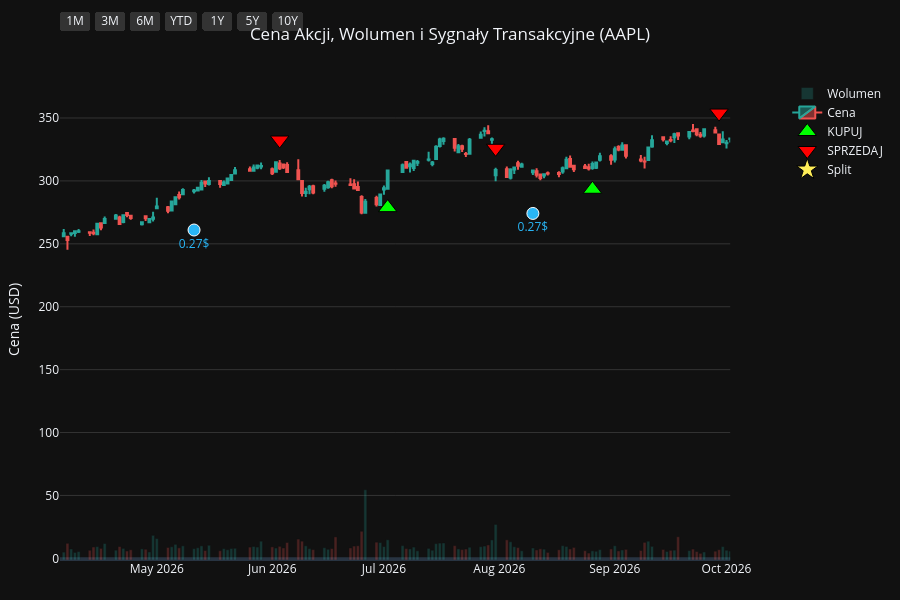
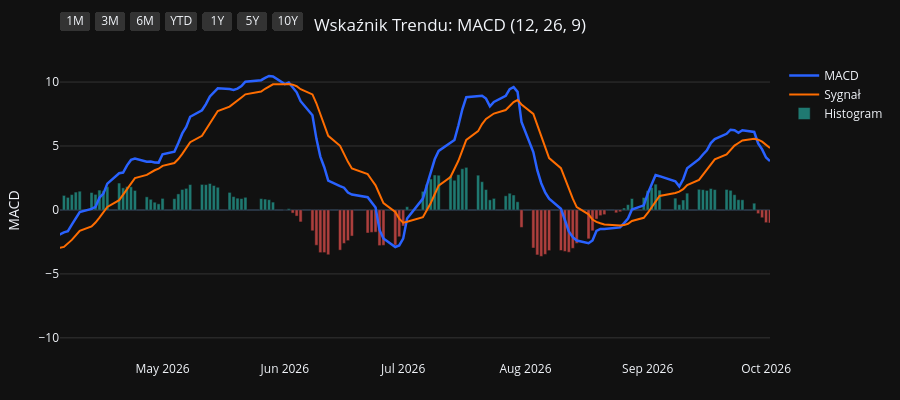
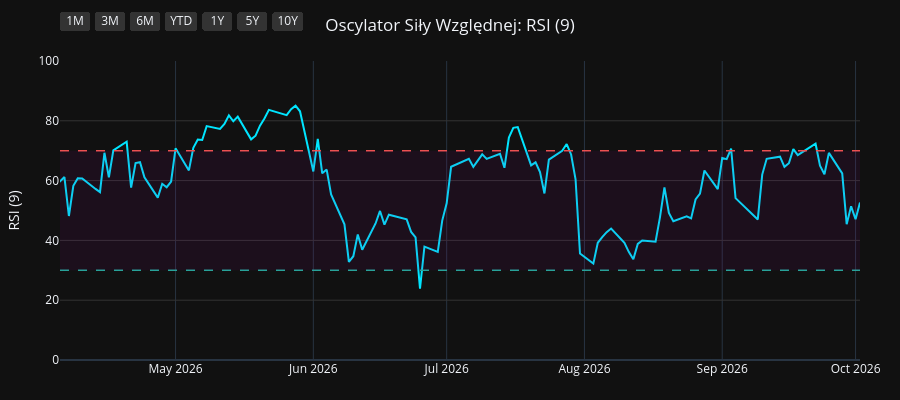
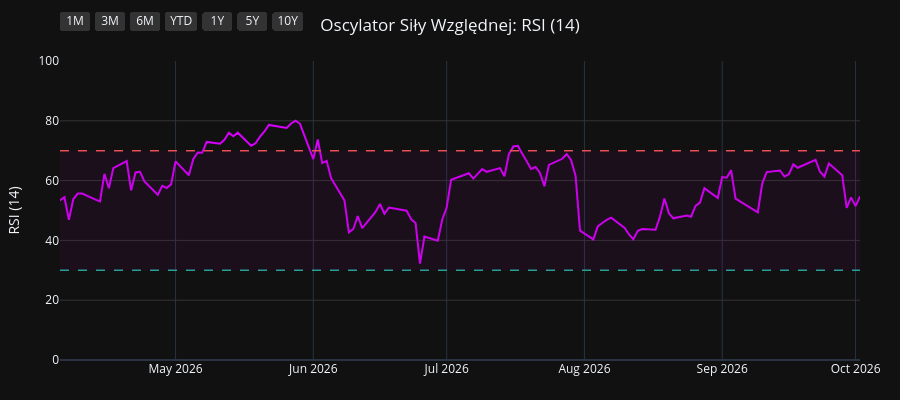

Write notebook code for charts like these, in order.
### Code cell
import os
import yfinance as yf
import pandas as pd
import pandas_ta as ta
import plotly.graph_objects as go
from plotly.subplots import make_subplots

# 1. Pobranie i przygotowanie danych
symbol = os.environ.get("STOCK_TICKER", "").strip().upper()
if not symbol:
    raise RuntimeError("Set STOCK_TICKER before running price_extractor.ipynb")
df = yf.Ticker(symbol).history(period="10y")
df.index = df.index.tz_localize(None)

# Wskaźniki i sygnały
df.ta.macd(fast=12, slow=26, signal=9, append=True)
df.ta.rsi(length=9, append=True)
df.ta.rsi(length=14, append=True)
df.ta.rsi(length=21, append=True)
df.dropna(inplace=True)

macd = df['MACD_12_26_9']
signal = df['MACDs_12_26_9']
wczorajszy_macd = macd.shift(1)
wczorajszy_signal = signal.shift(1)

df['Decyzja'] = 'BRAK'
df.loc[(macd > signal) & (wczorajszy_macd <= wczorajszy_signal), 'Decyzja'] = 'KUPUJ'
df.loc[(macd < signal) & (wczorajszy_macd >= wczorajszy_signal), 'Decyzja'] = 'SPRZEDAJ'

df_kupuj = df[df['Decyzja'] == 'KUPUJ']
df_sprzedaj = df[df['Decyzja'] == 'SPRZEDAJ']
df_dywidendy = df[df['Dividends'] > 0]
df_splity = df[df['Stock Splits'] > 0]

# Wspólna konfiguracja osi X
konfiguracja_osi_x = dict(
    type="date",
    showspikes=True, spikemode="across", spikesnap="cursor", spikedash="dot", spikecolor="#ffffff", spikethickness=1, hoverformat="%Y-%m-%d",
    rangeselector=dict(
        buttons=list([
            dict(count=1, label="1M", step="month", stepmode="backward"),
            dict(count=3, label="3M", step="month", stepmode="backward"),
            dict(count=6, label="6M", step="month", stepmode="backward"),
            dict(count=1, label="YTD", step="year", stepmode="todate"),
            dict(count=1, label="1Y", step="year", stepmode="backward"),
            dict(count=5, label="5Y", step="year", stepmode="backward"),
            dict(step="all", label="10Y")
        ]),
        bgcolor="#333333", activecolor="#2962ff", x=0, y=1.1
    )
)

# ==========================================
# WYKRES 1: CENA + WOLUMEN + SYGNAŁY
# ==========================================
fig1 = make_subplots(specs=[[{"secondary_y": True}]])

kolory_wolumenu = ['#26a69a' if row['Close'] >= row['Open'] else '#ef5350' for index, row in df.iterrows()]
fig1.add_trace(go.Bar(x=df.index, y=df['Volume'], marker_color=kolory_wolumenu, opacity=0.25, name='Wolumen'), secondary_y=True)
fig1.add_trace(go.Candlestick(x=df.index, open=df['Open'], high=df['High'], low=df['Low'], close=df['Close'], name='Cena', increasing_line_color='#26a69a', decreasing_line_color='#ef5350'), secondary_y=False)
fig1.add_trace(go.Scatter(x=df_kupuj.index, y=df_kupuj['Low'] * 0.95, customdata=df_kupuj[['Low', 'High']], mode='markers', marker=dict(symbol='triangle-up', size=16, color='#00ff00', line=dict(width=1, color='black')), name='KUPUJ', hovertemplate='KUPUJ<br>Najniższa: %{customdata[0]:.2f}<br>Najwyższa: %{customdata[1]:.2f}<extra></extra>'), secondary_y=False)
fig1.add_trace(go.Scatter(x=df_sprzedaj.index, y=df_sprzedaj['High'] * 1.05, customdata=df_sprzedaj[['Low', 'High']], mode='markers', marker=dict(symbol='triangle-down', size=16, color='#ff0000', line=dict(width=1, color='black')), name='SPRZEDAJ', hovertemplate='SPRZEDAJ<br>Najniższa: %{customdata[0]:.2f}<br>Najwyższa: %{customdata[1]:.2f}<extra></extra>'), secondary_y=False)

if not df_dywidendy.empty:
    fig1.add_trace(go.Scatter(x=df_dywidendy.index, y=df_dywidendy['Low'] * 0.90, mode='markers+text', marker=dict(symbol='circle', size=12, color='#29b6f6', line=dict(width=1, color='white')), text=df_dywidendy['Dividends'].apply(lambda x: f"{x}$"), textposition="bottom center", name='Dywidenda', showlegend=False, hovertemplate='Dywidenda: %{text}<extra></extra>', textfont=dict(color="#29b6f6")), secondary_y=False)
if not df_splity.empty:
                    fig1.add_trace(go.Scatter(x=df_splity.index, y=df_splity['High'], mode='markers+text', marker=dict(symbol='star', size=16, color='#ffee58', line=dict(width=1, color='black')), text=df_splity['Stock Splits'].apply(lambda x: f"{x:g}:1" if x >= 1 else f"1:{1 / x:g}"), textposition="top center", name='Split', hovertemplate='%{text}<extra></extra>', textfont=dict(color="#ffee58")), secondary_y=False)

fig1.update_layout(title=dict(text=f"Cena Akcji, Wolumen i Sygnały Transakcyjne ({symbol})", x=0.5, xanchor='center'), dragmode='pan', xaxis_rangeslider_visible=False, template='plotly_dark', height=600, hovermode='x unified', margin=dict(l=60, r=40, t=60, b=40))
fig1.update_xaxes(**konfiguracja_osi_x)
fig1.update_xaxes(range=[df.index.max() - pd.Timedelta(days=180), df.index.max()])
fig1.update_yaxes(title_text="Cena (USD)", secondary_y=False, gridcolor='#333333')
fig1.update_yaxes(range=[0, df['Volume'].max() * 4], showgrid=False, showticklabels=False, secondary_y=True)
fig1.show(config={'scrollZoom': True})

# ==========================================
# WYKRES 2: WSKAŹNIK MACD
# ==========================================
fig2 = go.Figure()
fig2.add_trace(go.Scatter(x=df.index, y=df['MACD_12_26_9'], line=dict(color='#2962ff', width=2.5), name='MACD'))
fig2.add_trace(go.Scatter(x=df.index, y=df['MACDs_12_26_9'], line=dict(color='#ff6d00', width=2), name='Sygnał'))
kolory_macd = ['#26a69a' if val >= 0 else '#ef5350' for val in df['MACDh_12_26_9']]
fig2.add_trace(go.Bar(x=df.index, y=df['MACDh_12_26_9'], marker_color=kolory_macd, name='Histogram', opacity=0.7))
fig2.update_layout(title=dict(text="Wskaźnik Trendu: MACD (12, 26, 9)", x=0.5, xanchor='center'), dragmode='pan', xaxis_rangeslider_visible=False, template='plotly_dark', height=400, hovermode='x unified', margin=dict(l=60, r=40, t=60, b=40))
fig2.update_xaxes(**konfiguracja_osi_x)
fig2.update_xaxes(range=[df.index.max() - pd.Timedelta(days=180), df.index.max()])
fig2.update_yaxes(title_text="MACD", gridcolor='#333333')
fig2.show(config={'scrollZoom': True})

# ==========================================
# WYKRES 3: OSCYLATOR RSI (9)
# ==========================================
fig3 = go.Figure()
fig3.add_trace(go.Scatter(x=df.index, y=df['RSI_9'], line=dict(color='#00e5ff', width=2), name='RSI (9)'))
fig3.add_hline(y=70, line_dash="dash", line_color="#ef5350", line_width=1.5)
fig3.add_hline(y=30, line_dash="dash", line_color="#26a69a", line_width=1.5)
fig3.add_hrect(y0=30, y1=70, line_width=0, fillcolor="purple", opacity=0.1)
fig3.update_layout(title=dict(text="Oscylator Siły Względnej: RSI (9)", x=0.5, xanchor='center'), dragmode='pan', xaxis_rangeslider_visible=False, template='plotly_dark', height=400, hovermode='x unified', margin=dict(l=60, r=40, t=60, b=40))
fig3.update_xaxes(**konfiguracja_osi_x)
fig3.update_xaxes(range=[df.index.max() - pd.Timedelta(days=180), df.index.max()])
fig3.update_yaxes(title_text="RSI (9)", range=[0, 100], gridcolor='#333333')
fig3.show(config={'scrollZoom': True})

# ==========================================
# WYKRES 4: OSCYLATOR RSI (14)
# ==========================================
fig4 = go.Figure()
fig4.add_trace(go.Scatter(x=df.index, y=df['RSI_14'], line=dict(color='#d500f9', width=2), name='RSI (14)'))
fig4.add_hline(y=70, line_dash="dash", line_color="#ef5350", line_width=1.5)
fig4.add_hline(y=30, line_dash="dash", line_color="#26a69a", line_width=1.5)
fig4.add_hrect(y0=30, y1=70, line_width=0, fillcolor="purple", opacity=0.1)
fig4.update_layout(title=dict(text="Oscylator Siły Względnej: RSI (14)", x=0.5, xanchor='center'), dragmode='pan', xaxis_rangeslider_visible=False, template='plotly_dark', height=400, hovermode='x unified', margin=dict(l=60, r=40, t=60, b=40))
fig4.update_xaxes(**konfiguracja_osi_x)
fig4.update_xaxes(range=[df.index.max() - pd.Timedelta(days=180), df.index.max()])
fig4.update_yaxes(title_text="RSI (14)", range=[0, 100], gridcolor='#333333')
fig4.show(config={'scrollZoom': True})

# ==========================================
# WYKRES 5: OSCYLATOR RSI (21)
# ==========================================
fig5 = go.Figure()
fig5.add_trace(go.Scatter(x=df.index, y=df['RSI_21'], line=dict(color='#64dd17', width=2), name='RSI (21)'))
fig5.add_hline(y=70, line_dash="dash", line_color="#ef5350", line_width=1.5)
fig5.add_hline(y=30, line_dash="dash", line_color="#26a69a", line_width=1.5)
fig5.add_hrect(y0=30, y1=70, line_width=0, fillcolor="purple", opacity=0.1)
fig5.update_layout(title=dict(text="Oscylator Siły Względnej: RSI (21)", x=0.5, xanchor='center'), dragmode='pan', xaxis_rangeslider_visible=False, template='plotly_dark', height=400, hovermode='x unified', margin=dict(l=60, r=40, t=60, b=40))
fig5.update_xaxes(**konfiguracja_osi_x)
fig5.update_xaxes(range=[df.index.max() - pd.Timedelta(days=180), df.index.max()])
fig5.update_yaxes(title_text="RSI (21)", range=[0, 100], gridcolor='#333333')
fig5.show(config={'scrollZoom': True})

### Figure 1 — Plotly figure (JSON) as saved in the notebook; plotly's stock layout.template omitted (floating-point values rounded to 4 significant figures; data arrays with more than 128 entries replaced by an {"elided": "..."} marker saying what was removed)
{"data": [{"marker": {"color": {"elided": "2481 str values"}}, "name": "Wolumen", "opacity": 0.25, "type": "bar", "x": {"elided": "2481 str values"}, "xaxis": "x", "y": {"elided": "2481 int values"}, "yaxis": "y2"}, {"close": {"elided": "2481 float values"}, "decreasing": {"line": {"color": "#ef5350"}}, "high": {"elided": "2481 float values"}, "increasing": {"line": {"color": "#26a69a"}}, "low": {"elided": "2481 float values"}, "name": "Cena", "open": {"elided": "2481 float values"}, "type": "candlestick", "x": {"elided": "2481 str values"}, "xaxis": "x", "yaxis": "y"}, {"customdata": {"elided": "88x2 float values"}, "hovertemplate": "KUPUJ<br>Najniższa: %{customdata[0]:.2f}<br>Najwyższa: %{customdata[1]:.2f}<extra></extra>", "marker": {"color": "#00ff00", "line": {"color": "black", "width": 1}, "size": 16, "symbol": "triangle-up"}, "mode": "markers", "name": "KUPUJ", "type": "scatter", "x": ["2017-01-09T00:00:00", "2017-01-25T00:00:00", "2017-05-01T00:00:00", "2017-07-10T00:00:00", "2017-08-29T00:00:00", "2017-10-06T00:00:00", "2017-12-18T00:00:00", "2018-01-08T00:00:00", "2018-02-14T00:00:00", "2018-04-10T00:00:00", "2018-05-02T00:00:00", "2018-06-06T00:00:00", "2018-07-09T00:00:00", "2018-08-01T00:00:00", "2018-10-02T00:00:00", "2018-12-03T00:00:00", "2018-12-12T00:00:00", "2018-12-28T00:00:00", "2019-03-12T00:00:00", "2019-04-02T00:00:00", "2019-04-18T00:00:00", "2019-06-06T00:00:00", "2019-07-23T00:00:00", "2019-08-19T00:00:00", "2019-09-05T00:00:00", "2019-10-07T00:00:00", "2019-12-16T00:00:00", "2020-03-27T00:00:00", "2020-06-08T00:00:00", "2020-07-08T00:00:00", "2020-07-20T00:00:00", "2020-07-31T00:00:00", "2020-10-01T00:00:00", "2020-11-06T00:00:00", "2020-12-01T00:00:00", "2021-01-22T00:00:00", "2021-03-15T00:00:00", "2021-06-07T00:00:00", "2021-08-17T00:00:00", "2021-08-31T00:00:00", "2021-10-14T00:00:00", "2021-11-17T00:00:00", "2022-02-01T00:00:00", "2022-03-18T00:00:00", "2022-05-27T00:00:00", "2022-06-23T00:00:00", "2022-10-17T00:00:00", "2022-11-11T00:00:00", "2023-01-09T00:00:00", "2023-03-16T00:00:00", "2023-04-19T00:00:00", "2023-05-01T00:00:00", "2023-05-05T00:00:00", "2023-05-18T00:00:00", "2023-05-31T00:00:00", "2023-06-27T00:00:00", "2023-08-25T00:00:00", "2023-10-04T00:00:00", "2023-11-02T00:00:00", "2023-12-08T00:00:00", "2023-12-13T00:00:00", "2024-01-19T00:00:00", "2024-03-18T00:00:00", "2024-04-25T00:00:00", "2024-06-05T00:00:00", "2024-06-07T00:00:00", "2024-06-11T00:00:00", "2024-07-02T00:00:00", "2024-08-14T00:00:00", "2024-09-20T00:00:00", "2024-10-10T00:00:00", "2024-11-19T00:00:00", "2025-01-29T00:00:00", "2025-03-25T00:00:00", "2025-04-15T00:00:00", "2025-05-12T00:00:00", "2025-06-06T00:00:00", "2025-06-23T00:00:00", "2025-08-07T00:00:00", "2025-09-03T00:00:00", "2025-09-19T00:00:00", "2025-10-23T00:00:00", "2025-11-28T00:00:00", "2026-01-28T00:00:00", "2026-02-24T00:00:00", "2026-03-31T00:00:00", "2026-07-02T00:00:00", "2026-08-26T00:00:00"], "xaxis": "x", "y": [25.75, 26.27, 31.79, 31.57, 35.37, 34.17, 38.8, 38.59, 36.29, 38.21, 38.72, 42.92, 42.34, 44.13, 50.86, 40.81, 38.06, 34.81, 40.57, 43.21, 45.81, 41.36, 47.06, 47.87, 48.21, 51.47, 63.32, 56.61, 75.2, 86.47, 88.28, 92.66, 106.6, 107.1, 110.7, 124.5, 111.2, 115.5, 138.1, 140.2, 131.1, 140.1, 159.9, 148.4, 135.2, 126.2, 130.7, 134.7, 121.2, 141.7, 154.7, 157.6, 159.6, 161.5, 165.5, 173.8, 164.8, 160.3, 164.5, 181.8, 182.9, 177.2, 163.1, 158.0, 183.4, 182.7, 182.2, 202.4, 207.0, 214.4, 214.0, 213.8, 220.7, 207.8, 188.6, 195.5, 191.0, 188.1, 204.8, 221.8, 227.4, 244.2, 261.5, 241.1, 253.9, 234.3, 278.8, 293.4], "yaxis": "y"}, {"customdata": {"elided": "89x2 float values"}, "hovertemplate": "SPRZEDAJ<br>Najniższa: %{customdata[0]:.2f}<br>Najwyższa: %{customdata[1]:.2f}<extra></extra>", "marker": {"color": "#ff0000", "line": {"color": "black", "width": 1}, "size": 16, "symbol": "triangle-down"}, "mode": "markers", "name": "SPRZEDAJ", "type": "scatter", "x": ["2017-01-04T00:00:00", "2017-01-24T00:00:00", "2017-02-27T00:00:00", "2017-05-22T00:00:00", "2017-08-21T00:00:00", "2017-09-06T00:00:00", "2017-11-16T00:00:00", "2017-12-26T00:00:00", "2018-01-24T00:00:00", "2018-03-19T00:00:00", "2018-04-20T00:00:00", "2018-05-25T00:00:00", "2018-06-08T00:00:00", "2018-07-30T00:00:00", "2018-09-07T00:00:00", "2018-10-08T00:00:00", "2018-12-10T00:00:00", "2018-12-20T00:00:00", "2019-03-06T00:00:00", "2019-03-28T00:00:00", "2019-04-15T00:00:00", "2019-04-26T00:00:00", "2019-07-17T00:00:00", "2019-08-02T00:00:00", "2019-08-27T00:00:00", "2019-09-24T00:00:00", "2019-11-20T00:00:00", "2020-01-24T00:00:00", "2020-05-27T00:00:00", "2020-06-29T00:00:00", "2020-07-17T00:00:00", "2020-07-21T00:00:00", "2020-09-03T00:00:00", "2020-10-21T00:00:00", "2020-11-23T00:00:00", "2021-01-05T00:00:00", "2021-02-01T00:00:00", "2021-04-29T00:00:00", "2021-07-21T00:00:00", "2021-08-18T00:00:00", "2021-09-10T00:00:00", "2021-11-10T00:00:00", "2021-12-17T00:00:00", "2022-02-17T00:00:00", "2022-04-08T00:00:00", "2022-06-13T00:00:00", "2022-08-22T00:00:00", "2022-11-04T00:00:00", "2022-11-29T00:00:00", "2023-02-21T00:00:00", "2023-04-11T00:00:00", "2023-04-20T00:00:00", "2023-05-02T00:00:00", "2023-05-16T00:00:00", "2023-05-22T00:00:00", "2023-06-26T00:00:00", "2023-07-10T00:00:00", "2023-09-11T00:00:00", "2023-10-20T00:00:00", "2023-11-30T00:00:00", "2023-12-11T00:00:00", "2023-12-19T00:00:00", "2024-01-31T00:00:00", "2024-04-19T00:00:00", "2024-05-29T00:00:00", "2024-06-06T00:00:00", "2024-06-10T00:00:00", "2024-06-25T00:00:00", "2024-07-18T00:00:00", "2024-09-04T00:00:00", "2024-10-07T00:00:00", "2024-10-25T00:00:00", "2024-12-30T00:00:00", "2025-03-03T00:00:00", "2025-04-03T00:00:00", "2025-05-08T00:00:00", "2025-05-22T00:00:00", "2025-06-11T00:00:00", "2025-07-29T00:00:00", "2025-08-25T00:00:00", "2025-09-10T00:00:00", "2025-10-07T00:00:00", "2025-11-07T00:00:00", "2025-12-08T00:00:00", "2026-02-13T00:00:00", "2026-03-02T00:00:00", "2026-06-03T00:00:00", "2026-07-31T00:00:00", "2026-09-29T00:00:00"], "xaxis": "x", "y": [28.12, 28.99, 33.32, 37.62, 38.58, 39.83, 42.15, 42.05, 43.48, 43.7, 42.16, 46.88, 47.46, 47.51, 55.9, 55.76, 42.34, 40.35, 43.87, 47.39, 49.96, 51.25, 51.47, 51.8, 52.53, 56.05, 67.23, 81.69, 80.93, 91.97, 98.68, 100.8, 131.1, 120.8, 119.9, 134.3, 138.0, 139.9, 149.4, 154.4, 159.2, 154.0, 177.9, 176.5, 176.4, 139.0, 174.9, 147.2, 149.4, 156.3, 167.7, 173.4, 176.0, 179.1, 180.8, 194.6, 196.6, 186.8, 181.7, 197.4, 200.7, 204.3, 194.1, 172.8, 200.0, 204.4, 205.2, 219.9, 239.7, 230.9, 235.0, 242.8, 264.3, 254.7, 216.5, 208.8, 211.9, 213.7, 224.5, 239.9, 243.1, 269.3, 284.9, 292.9, 274.9, 279.4, 332.5, 325.9, 353.9], "yaxis": "y"}, {"hovertemplate": "Dywidenda: %{text}<extra></extra>", "marker": {"color": "#29b6f6", "line": {"color": "white", "width": 1}, "size": 12, "symbol": "circle"}, "mode": "markers+text", "name": "Dywidenda", "showlegend": false, "text": ["0.1425$", "0.1575$", "0.1575$", "0.1575$", "0.1575$", "0.1825$", "0.1825$", "0.1825$", "0.1825$", "0.1925$", "0.1925$", "0.1925$", "0.1925$", "0.205$", "0.205$", "0.205$", "0.205$", "0.22$", "0.22$", "0.22$", "0.22$", "0.23$", "0.23$", "0.23$", "0.23$", "0.24$", "0.24$", "0.24$", "0.24$", "0.25$", "0.25$", "0.25$", "0.25$", "0.26$", "0.26$", "0.26$", "0.26$", "0.27$", "0.27$"], "textfont": {"color": "#29b6f6"}, "textposition": "bottom center", "type": "scatter", "x": ["2017-02-09T00:00:00", "2017-05-11T00:00:00", "2017-08-10T00:00:00", "2017-11-10T00:00:00", "2018-02-09T00:00:00", "2018-05-11T00:00:00", "2018-08-10T00:00:00", "2018-11-08T00:00:00", "2019-02-08T00:00:00", "2019-05-10T00:00:00", "2019-08-09T00:00:00", "2019-11-07T00:00:00", "2020-02-07T00:00:00", "2020-05-08T00:00:00", "2020-08-07T00:00:00", "2020-11-06T00:00:00", "2021-02-05T00:00:00", "2021-05-07T00:00:00", "2021-08-06T00:00:00", "2021-11-05T00:00:00", "2022-02-04T00:00:00", "2022-05-06T00:00:00", "2022-08-05T00:00:00", "2022-11-04T00:00:00", "2023-02-10T00:00:00", "2023-05-12T00:00:00", "2023-08-11T00:00:00", "2023-11-10T00:00:00", "2024-02-09T00:00:00", "2024-05-10T00:00:00", "2024-08-12T00:00:00", "2024-11-08T00:00:00", "2025-02-10T00:00:00", "2025-05-12T00:00:00", "2025-08-11T00:00:00", "2025-11-10T00:00:00", "2026-02-09T00:00:00", "2026-05-11T00:00:00", "2026-08-10T00:00:00"], "xaxis": "x", "y": [27.24, 31.78, 32.39, 36.63, 31.71, 39.72, 43.94, 44.11, 36.09, 41.46, 43.03, 55.9, 69.03, 66.23, 96.2, 101.5, 118.9, 113.5, 127.8, 131.9, 150.2, 135.9, 143.9, 118.8, 132.1, 151.6, 156.8, 163.2, 167.4, 162.4, 192.4, 202.3, 203.2, 185.2, 201.5, 240.1, 244.1, 261.0, 274.1], "yaxis": "y"}, {"hovertemplate": "%{text}<extra></extra>", "marker": {"color": "#ffee58", "line": {"color": "black", "width": 1}, "size": 16, "symbol": "star"}, "mode": "markers+text", "name": "Split", "text": ["4:1"], "textfont": {"color": "#ffee58"}, "textposition": "top center", "type": "scatter", "x": ["2020-08-31T00:00:00"], "xaxis": "x", "y": [127.0], "yaxis": "y"}], "layout": {"dragmode": "pan", "height": 600, "hovermode": "x unified", "margin": {"b": 40, "l": 60, "r": 40, "t": 60}, "title": {"text": "Cena Akcji, Wolumen i Sygnały Transakcyjne (AAPL)", "x": 0.5, "xanchor": "center"}, "xaxis": {"anchor": "y", "domain": [0.0, 0.94], "hoverformat": "%Y-%m-%d", "range": ["2026-04-05T00:00:00", "2026-10-02T00:00:00"], "rangeselector": {"activecolor": "#2962ff", "bgcolor": "#333333", "buttons": [{"count": 1, "label": "1M", "step": "month", "stepmode": "backward"}, {"count": 3, "label": "3M", "step": "month", "stepmode": "backward"}, {"count": 6, "label": "6M", "step": "month", "stepmode": "backward"}, {"count": 1, "label": "YTD", "step": "year", "stepmode": "todate"}, {"count": 1, "label": "1Y", "step": "year", "stepmode": "backward"}, {"count": 5, "label": "5Y", "step": "year", "stepmode": "backward"}, {"label": "10Y", "step": "all"}], "x": 0, "y": 1.1}, "rangeslider": {"visible": false}, "showspikes": true, "spikecolor": "#ffffff", "spikedash": "dot", "spikemode": "across", "spikesnap": "cursor", "spikethickness": 1, "type": "date"}, "yaxis": {"anchor": "x", "domain": [0.0, 1.0], "gridcolor": "#333333", "title": {"text": "Cena (USD)"}}, "yaxis2": {"anchor": "x", "overlaying": "y", "range": [0, 1791760000], "showgrid": false, "showticklabels": false, "side": "right"}}}

### Figure 2 — Plotly figure (JSON) as saved in the notebook; plotly's stock layout.template omitted (floating-point values rounded to 4 significant figures; data arrays with more than 128 entries replaced by an {"elided": "..."} marker saying what was removed)
{"data": [{"line": {"color": "#2962ff", "width": 2.5}, "name": "MACD", "type": "scatter", "x": {"elided": "2481 str values"}, "y": {"elided": "2481 float values"}}, {"line": {"color": "#ff6d00", "width": 2}, "name": "Sygnał", "type": "scatter", "x": {"elided": "2481 str values"}, "y": {"elided": "2481 float values"}}, {"marker": {"color": {"elided": "2481 str values"}}, "name": "Histogram", "opacity": 0.7, "type": "bar", "x": {"elided": "2481 str values"}, "y": {"elided": "2481 float values"}}], "layout": {"dragmode": "pan", "height": 400, "hovermode": "x unified", "margin": {"b": 40, "l": 60, "r": 40, "t": 60}, "title": {"text": "Wskaźnik Trendu: MACD (12, 26, 9)", "x": 0.5, "xanchor": "center"}, "xaxis": {"hoverformat": "%Y-%m-%d", "range": ["2026-04-05T00:00:00", "2026-10-02T00:00:00"], "rangeselector": {"activecolor": "#2962ff", "bgcolor": "#333333", "buttons": [{"count": 1, "label": "1M", "step": "month", "stepmode": "backward"}, {"count": 3, "label": "3M", "step": "month", "stepmode": "backward"}, {"count": 6, "label": "6M", "step": "month", "stepmode": "backward"}, {"count": 1, "label": "YTD", "step": "year", "stepmode": "todate"}, {"count": 1, "label": "1Y", "step": "year", "stepmode": "backward"}, {"count": 5, "label": "5Y", "step": "year", "stepmode": "backward"}, {"label": "10Y", "step": "all"}], "x": 0, "y": 1.1}, "rangeslider": {"visible": false}, "showspikes": true, "spikecolor": "#ffffff", "spikedash": "dot", "spikemode": "across", "spikesnap": "cursor", "spikethickness": 1, "type": "date"}, "yaxis": {"gridcolor": "#333333", "title": {"text": "MACD"}}}}

### Figure 3 — Plotly figure (JSON) as saved in the notebook; plotly's stock layout.template omitted (floating-point values rounded to 4 significant figures; data arrays with more than 128 entries replaced by an {"elided": "..."} marker saying what was removed)
{"data": [{"line": {"color": "#00e5ff", "width": 2}, "name": "RSI (9)", "type": "scatter", "x": {"elided": "2481 str values"}, "y": {"elided": "2481 float values"}}], "layout": {"dragmode": "pan", "height": 400, "hovermode": "x unified", "margin": {"b": 40, "l": 60, "r": 40, "t": 60}, "shapes": [{"line": {"color": "#ef5350", "dash": "dash", "width": 1.5}, "type": "line", "x0": 0, "x1": 1, "xref": "x domain", "y0": 70, "y1": 70, "yref": "y"}, {"line": {"color": "#26a69a", "dash": "dash", "width": 1.5}, "type": "line", "x0": 0, "x1": 1, "xref": "x domain", "y0": 30, "y1": 30, "yref": "y"}, {"fillcolor": "purple", "line": {"width": 0}, "opacity": 0.1, "type": "rect", "x0": 0, "x1": 1, "xref": "x domain", "y0": 30, "y1": 70, "yref": "y"}], "title": {"text": "Oscylator Siły Względnej: RSI (9)", "x": 0.5, "xanchor": "center"}, "xaxis": {"hoverformat": "%Y-%m-%d", "range": ["2026-04-05T00:00:00", "2026-10-02T00:00:00"], "rangeselector": {"activecolor": "#2962ff", "bgcolor": "#333333", "buttons": [{"count": 1, "label": "1M", "step": "month", "stepmode": "backward"}, {"count": 3, "label": "3M", "step": "month", "stepmode": "backward"}, {"count": 6, "label": "6M", "step": "month", "stepmode": "backward"}, {"count": 1, "label": "YTD", "step": "year", "stepmode": "todate"}, {"count": 1, "label": "1Y", "step": "year", "stepmode": "backward"}, {"count": 5, "label": "5Y", "step": "year", "stepmode": "backward"}, {"label": "10Y", "step": "all"}], "x": 0, "y": 1.1}, "rangeslider": {"visible": false}, "showspikes": true, "spikecolor": "#ffffff", "spikedash": "dot", "spikemode": "across", "spikesnap": "cursor", "spikethickness": 1, "type": "date"}, "yaxis": {"gridcolor": "#333333", "range": [0, 100], "title": {"text": "RSI (9)"}}}}

### Figure 4 — Plotly figure (JSON) as saved in the notebook; plotly's stock layout.template omitted (floating-point values rounded to 4 significant figures; data arrays with more than 128 entries replaced by an {"elided": "..."} marker saying what was removed)
{"data": [{"line": {"color": "#d500f9", "width": 2}, "name": "RSI (14)", "type": "scatter", "x": {"elided": "2481 str values"}, "y": {"elided": "2481 float values"}}], "layout": {"dragmode": "pan", "height": 400, "hovermode": "x unified", "margin": {"b": 40, "l": 60, "r": 40, "t": 60}, "shapes": [{"line": {"color": "#ef5350", "dash": "dash", "width": 1.5}, "type": "line", "x0": 0, "x1": 1, "xref": "x domain", "y0": 70, "y1": 70, "yref": "y"}, {"line": {"color": "#26a69a", "dash": "dash", "width": 1.5}, "type": "line", "x0": 0, "x1": 1, "xref": "x domain", "y0": 30, "y1": 30, "yref": "y"}, {"fillcolor": "purple", "line": {"width": 0}, "opacity": 0.1, "type": "rect", "x0": 0, "x1": 1, "xref": "x domain", "y0": 30, "y1": 70, "yref": "y"}], "title": {"text": "Oscylator Siły Względnej: RSI (14)", "x": 0.5, "xanchor": "center"}, "xaxis": {"hoverformat": "%Y-%m-%d", "range": ["2026-04-05T00:00:00", "2026-10-02T00:00:00"], "rangeselector": {"activecolor": "#2962ff", "bgcolor": "#333333", "buttons": [{"count": 1, "label": "1M", "step": "month", "stepmode": "backward"}, {"count": 3, "label": "3M", "step": "month", "stepmode": "backward"}, {"count": 6, "label": "6M", "step": "month", "stepmode": "backward"}, {"count": 1, "label": "YTD", "step": "year", "stepmode": "todate"}, {"count": 1, "label": "1Y", "step": "year", "stepmode": "backward"}, {"count": 5, "label": "5Y", "step": "year", "stepmode": "backward"}, {"label": "10Y", "step": "all"}], "x": 0, "y": 1.1}, "rangeslider": {"visible": false}, "showspikes": true, "spikecolor": "#ffffff", "spikedash": "dot", "spikemode": "across", "spikesnap": "cursor", "spikethickness": 1, "type": "date"}, "yaxis": {"gridcolor": "#333333", "range": [0, 100], "title": {"text": "RSI (14)"}}}}
